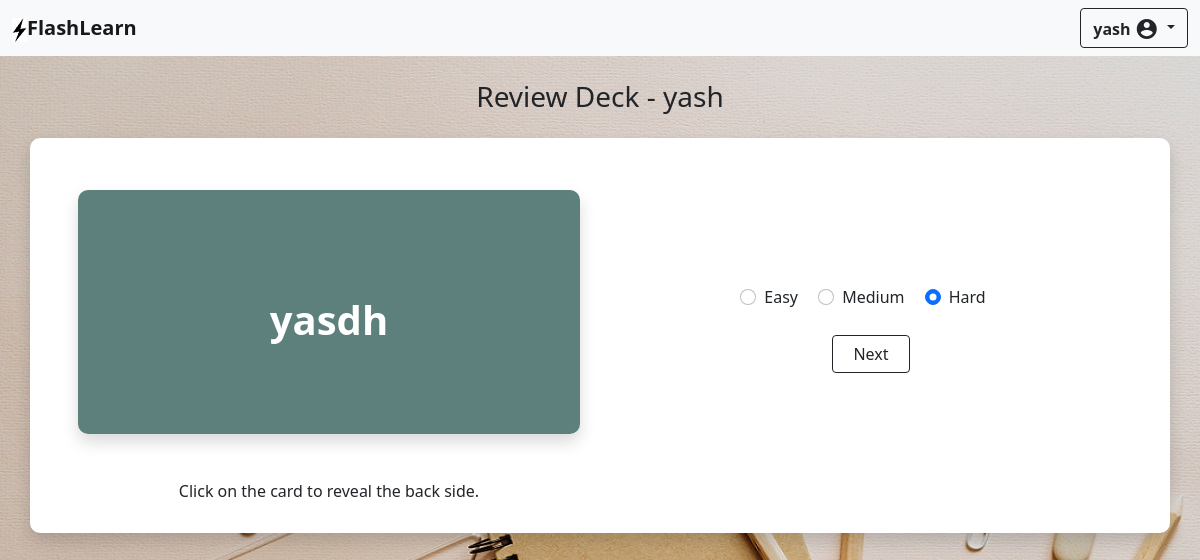
/review/50 (signed in), run on an earlier commit of the app's database.
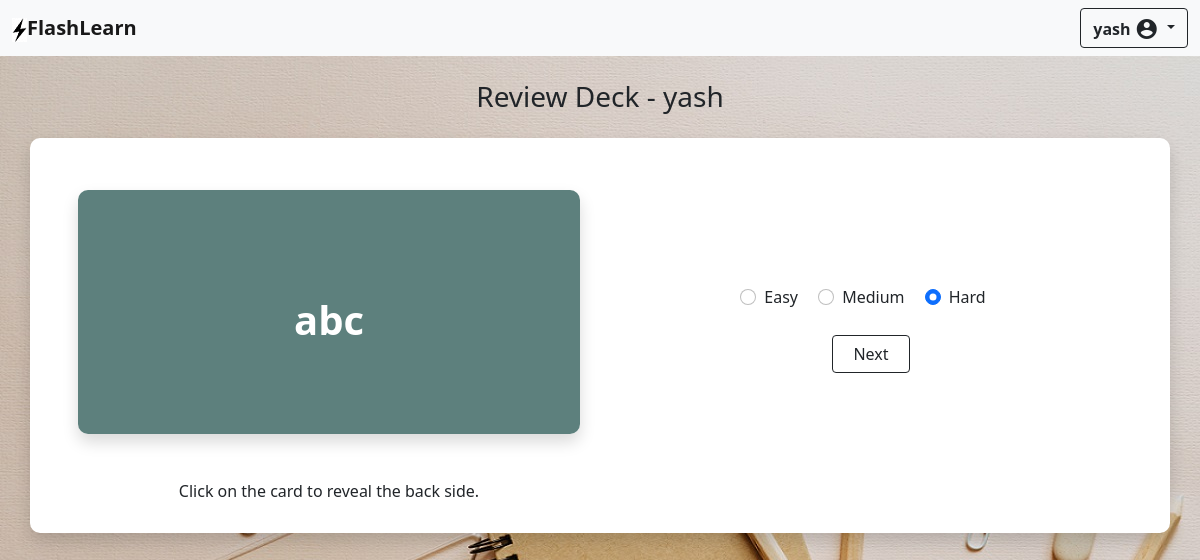
And on a later commit of the database.
### application/models.py (models this page shows)
class User(db.Model, UserMixin):
    __tablename__ = 'user'
    id = db.Column(db.Integer, autoincrement = True, primary_key = True)
    username = db.Column(db.String)
    email = db.Column(db.String, nullable = False)
    password = db.Column(db.String(255), nullable = False)
    active = db.Column(db.Boolean())
    decks = db.relationship('Deck',backref='user',cascade='all,delete')

class Deck(db.Model):
    __tablename__ = 'deck'
    id = db.Column(db.Integer, autoincrement = True, primary_key = True)
    name = db.Column(db.String, nullable = False)
    user_id = db.Column(db.Integer, db.ForeignKey("user.id"))
    last_reviewed = db.Column(db.String)
    cards = db.relationship('Card',backref='deck',cascade='all,delete')

class Card(db.Model):
    __tablename__ = 'card'
    id = db.Column(db.Integer, autoincrement = True, primary_key = True)
    front = db.Column(db.String, nullable = False)
    back = db.Column(db.String, nullable = False)
    score = db.Column(db.Integer, nullable = False)
    deck_id = db.Column(db.Integer, db.ForeignKey("deck.id"))
    last_reviewed = db.Column(db.String)

### application/controllers.py (the view, shortened to what this page needs)
@app.route('/review/<deck_id>', methods = ["GET", "POST"])
@login_required
def review(deck_id):
	if request.method == "GET":
		import datetime
		deck = Deck.query.filter_by(id = deck_id).first()
		cards = Card.query.filter_by(deck_id = deck_id).order_by(Card.score, Card.last_reviewed).all()
		curr_time = datetime.datetime.utcnow()
		new_cards = []
		for card in cards:
			lrtime = datetime.datetime.fromisoformat(card.last_reviewed)
			if card.last_reviewed is None:
				continue
			diff =  curr_time - lrtime
			print(diff)
			if card.score == 2:
				if diff.seconds > 18000:
					new_cards.append(card)
			elif card.score == 1:
				if diff.seconds > 1800:
					new_cards.append(card)
			elif card.score == 0:
				if diff.seconds > 300:
					new_cards.append(card)
		return render_template('review.html', deck = deck, card = new_cards[0])

### application/controllers.py (called while the page is built)
@login_manager.user_loader
def load_user(user_id):
    return User.query.get(int(user_id))

### templates/review.html (shortened to what this page needs)
<!doctype html>
<html lang="en">
  <head>
    <link href="https://cdn.jsdelivr.net/npm/bootstrap@5.1.1/dist/css/bootstrap.min.css" rel="stylesheet">
  </head>
  <body style="background-image: url(../static/background.jpg);">
  <nav class="navbar navbar-light bg-light">
  <div class="container-fluid">
    <a href = "/dashboard" class="navbar-brand"><img src="../static/flash_logo.jpg"><strong>FlashLearn</strong></a>
<div class="navigation">
  <button class="btn btn-outline-dark dropdown-toggle profile_button" type="button" id="dropdownMenuButton" data-toggle="dropdown" aria-haspopup="true" aria-expanded="false" style= "transition: 0.5s;"><strong class = "profile">{% if current_user.is_authenticated %}{{current_user.username}}{% endif %}</strong>
<span class="material-icons md-24 profile">account_circle</span>
  </button>
</div>
  </div>
</nav>
<div class = "below_nav" style="position: fixed; min-height: 100%; height: 100%">
  <h3 class="mt-4" style="text-align: center;">Review Deck - {{deck["name"]}}</h3>
 <div class="container card mt-4 mb-3 shadow" style="padding-left: 40px; padding-right: 40px;">
  <div class="table">
        <div class="row mt-1">
    <div class="col-md-6 my-auto">
                <div class="scene scene--card" style="width: 100%;">
  <div class="card scard shadow">
    <div class="scard__face scard__face--front">{{card["front"]}}</div>
    <div class="scard__face scard__face--back">{{card["back"]}}</div>
  </div>
</div>
<h6 style="text-align: center; padding-top: 0px;">Click on the card to reveal the back side.</h6>
    </div>
    <div class="col-md-6 my-auto">
      <div >
      <div style="text-align: center;">
        <form class="needs-validation" name = "next_card" method = "POST" action = "/review/{{deck["id"]}}">
      <div class="form-check form-check-inline">
  <input class="form-check-input" type="radio" name="score" id="exampleRadios1" value="2" {% if card["score"] == 2 %}checked{% endif %} required>
  <label class="form-check-label" for="exampleRadios1">
    Easy
  </label>
  </div>
  <div class="form-check form-check-inline">
  <input class="form-check-input" type="radio" name="score" id="exampleRadios2" value="1" {% if card["score"] == 1 %}checked{% endif %} required>
  <label class="form-check-label" for="exampleRadios2">
    Medium
  </label>
  </div>
  <div class="form-check form-check-inline">
  <input class="form-check-input" type="radio" name="score" id="exampleRadios3" value="0" {% if card["score"] == 0 %}checked{% endif %} required>
  <label class="form-check-label" for="exampleRadios3">
    Hard
  </label>
</div>
</div>
<br>
<div style="text-align: center;">
      <button class = "btn btn-outline-dark next_button" type="submit" style="padding-left: 20px; padding-right: 20px;">Next</button>
    </div>
    </div>
  </div>
  </div>
</div>
</div>
</div>
  </body>
</html>

### templates/review.html (style rules this page uses)
nav { z-index:1; }
.below_nav { width: 100%; padding-left: 20px; padding-right: 20px; overflow-y: scroll; padding-bottom: 80px; }
.profile { vertical-align: middle; }
body { background-color: #e8eceb; }
.card { border: none; border-radius: 10px }
.scene { width: 100%; height: 260px; margin: 40px 0; perspective: 600px; }
.scard { position: relative; width: 100%; height: 100%; cursor: pointer; transform-style: preserve-3d; transform-origin: center right; transition: transform 0.9s; }
.scard__face { position: absolute; width: 100%; height: 100%; line-height: 260px; border-radius: 10px; color: white; text-align: center; font-weight: bold; font-size: 40px; backface-visibility: hidden; display: flex; align-content: center; justify-content : center; }
.scard__face--front { background: #5d807d; }
.scard__face--back { background: #2d3e4e; transform: rotateY(180deg); }
.next_button { transition: 0.5s; }

What changed in the data, as far as the page shows it:
no longer on this page (row unchanged): Card: front "yasdh", score "☐ Easy", score "☐ Medium", score "☑ Hard"
added Card: front "abc", score "☐ Easy", score "☐ Medium", score "☑ Hard"
